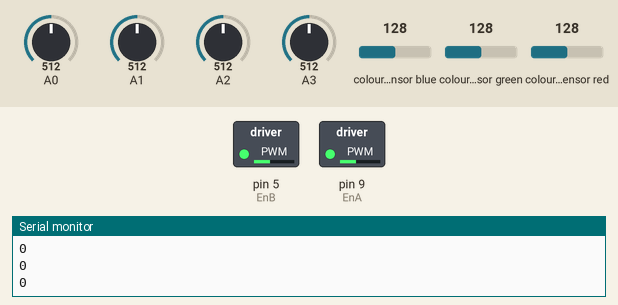
Recording of a sketch running on a simulated Arduino Uno, built with avr-gcc and run on an emulated ATmega328P. On the bench: switched loads named in the sketch (green lamp = pin HIGH), the last lines printed to the serial monitor. Wiring (inferred from the names in the program): TCS3200 colour sensor: output pin 4; S2 pin 3; S3 pin 2. The inputs (shaded band) are chosen by the test bench; at power-on: A0 = 512, A3 = 512, A2 = 512, A1 = 512, colour sensor blue 128, colour sensor green 128, colour sensor red 128. Pins used as bus, display or sensor lines are not drawn.

Above: at 12.4 s.
12.5 s: A0 set to 716
At 13.3 s:
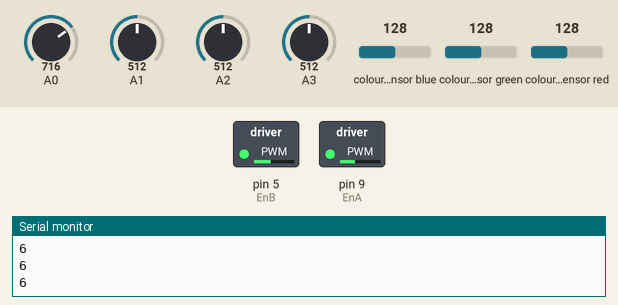
14.1 s: A3 set to 30
At 15.1 s:
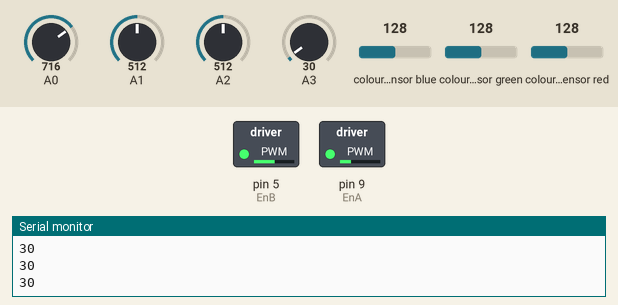
15.6 s: A2 set to 306
At 16.9 s:
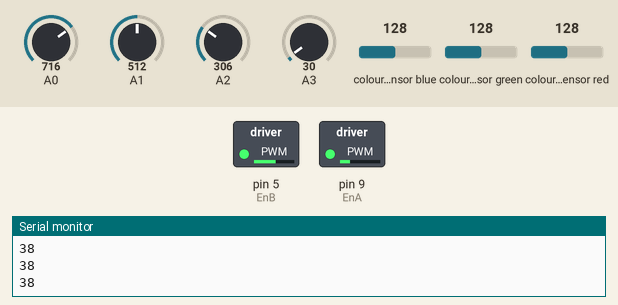
17.2 s: A1 set to 716
At 17.6 s:
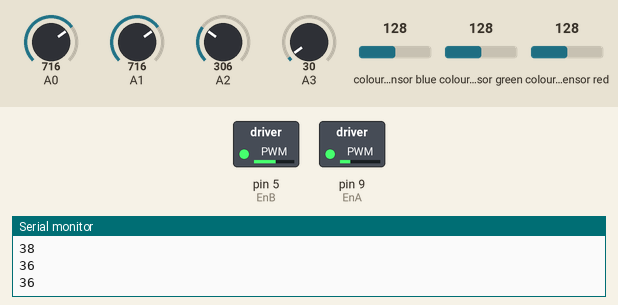
18.7 s: A2 set to 240
At 19.4 s:
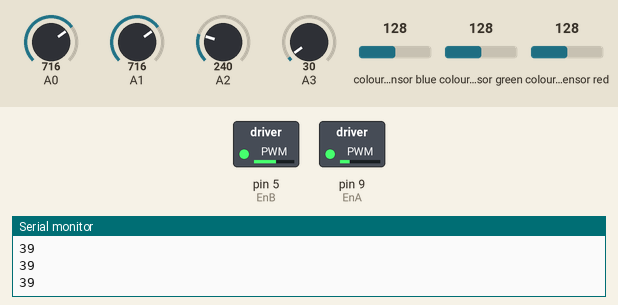
20.2 s: A3 set to 130
At 21.3 s:
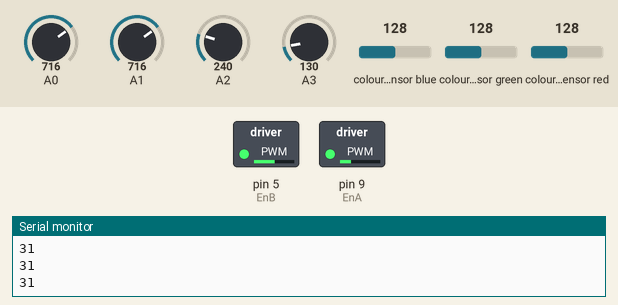
Timing chart, 0 to 22.7 s (numbered marks = the images above; inputs shaded):
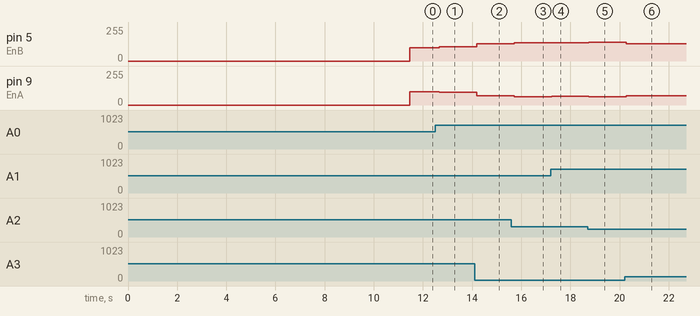

Measured:
- after the input at 12.5 s, pin 5 (EnB): 100/255 → 106/255 after 0.17 s; pin 9 (EnA): 100/255 → 94/255 after 0.17 s
- after the input at 14.1 s, pin 5 (EnB): 106/255 → 130/255 after 0.09 s; pin 9 (EnA): 94/255 → 70/255 after 0.09 s
- after the input at 15.6 s, pin 5 (EnB): 130/255 → 138/255 after 0.11 s; pin 9 (EnA): 70/255 → 62/255 after 0.11 s
- after the input at 17.2 s, pin 5 (EnB): 138/255 → 136/255 at once; pin 9 (EnA): 62/255 → 64/255 at once
- after the input at 18.7 s, pin 5 (EnB): 136/255 → 139/255 after 0.05 s; pin 9 (EnA): 64/255 → 61/255 after 0.05 s
- after the input at 20.2 s, pin 5 (EnB): 139/255 → 131/255 after 0.07 s; pin 9 (EnA): 61/255 → 69/255 after 0.07 s

The sketch:

thingymajig.ino
```cpp
#include <QTRSensors.h>

QTRSensors qtr;
const uint8_t SensorCount = 4;
uint16_t sensorValues[SensorCount];

const int EnA=9;
const int EnB=5;

const int S3=2;
const int S2=3;
const int OUT=4;

const int trig=8;
const int echo=7;

long cm;

void setup() {
Serial.begin(9600);
  Serial.println("Start");

  pinMode(EnA, OUTPUT);
  pinMode(EnB, OUTPUT);

  pinMode(S2, OUTPUT);
  pinMode(S3, OUTPUT);
  pinMode(OUT, INPUT);

  pinMode(trig, OUTPUT);
  pinMode(echo, INPUT);

  qtr.setTypeAnalog();
  qtr.setSensorPins((const uint8_t[]){A0, A1, A2, A3}, SensorCount);
  for (uint8_t i = 0; i < 250; i++)
  {
    qtr.calibrate();
    delay(20);
  }

  Serial.println("Calibrated");

}

void loop() {

  // white raw values 22 25 20
  // black raw values 121 146 115

  int green[] = {225, 116, 221};
  bool greenFlag[] = {false, false, false};

  int purple[] = {257, 72, 250};
  bool purpleFlag[] = {false, false, false};

  int yellow[] = {288, 245, 280};
  bool yellowFlag[] = {false, false, false};

  //red
  digitalWrite(S2,LOW);
  digitalWrite(S2,LOW);
  int redVar=pulseIn(OUT,LOW);
  redVar=map(redVar,22,121,255,0);
  //Serial.print(redVar);

  //comparing to colours R values
  if (abs(redVar-green[0])<10) {
    greenFlag[0]=true;
  } else if (abs(redVar-purple[0])<10) {
    purpleFlag[0]=true;
  } else if (abs(redVar-yellow[0])<10) {
    yellowFlag[0]=true;
  }
  delay(100);

  //green
  digitalWrite(S2,HIGH);
  digitalWrite(S3,HIGH);
  int greenVar=pulseIn(OUT,LOW);
  greenVar=map(greenVar,25,146,255,0);
  //Serial.print(greenVar);

  //comparing to colours G values
  if (abs(greenVar-green[1])<10) {
    greenFlag[1]=true;
  } else if (abs(greenVar-purple[1])<10) {
    purpleFlag[1]=true;
  } else if (abs(greenVar-yellow[1])<10) {
    yellowFlag[1]=true;
  }
  delay(100);

  //blue
  digitalWrite(S2,LOW);
  digitalWrite(S3,HIGH);
  int blueVar=pulseIn(OUT,LOW);
  blueVar=map(blueVar,20,115,255,0);
  //Serial.println(blueVar);

  //comparing to colours B values
  if (abs(blueVar-green[2])<10) {
    greenFlag[2]=true;
  } else if (abs(blueVar-purple[2])<10) {
    purpleFlag[2]=true;
  } else if (abs(blueVar-yellow[2])<10) {
    yellowFlag[2]=true;
  }

  //colour determination and printing
  if (greenFlag[0] && greenFlag[1] && greenFlag[2]){
    Serial.println("GREEN");
    damsel();
  } else if (purpleFlag[0] && purpleFlag[1] && purpleFlag[2]) {
    Serial.println("PURPLE");
    //rward();
  } else if (yellowFlag[0] && yellowFlag[1] && yellowFlag[2]) {
    Serial.println("YELLOW");
    //lward();
  }

  greenFlag[0] = false; greenFlag[1] = false; greenFlag[2] = false;
  purpleFlag[0] = false; purpleFlag[1] = false; purpleFlag[2] = false;
  yellowFlag[0] = false; yellowFlag[1] = false; yellowFlag[2] = false;

  int16_t position = qtr.readLineBlack(sensorValues);
  //Serial.println(position);
  int16_t corrVal = (1500-position)*0.05;//3000->-75, 0->75
  int16_t m1 = 100 + corrVal;
  int16_t m2 = 100 - corrVal;
  //Serial.print("Correction Value: ");
  Serial.println(corrVal);

  if (m1 < 0) { m1 = 0; }
  if (m2 < 0) { m2 = 0; }

  //left motor
  analogWrite(EnB, m1);
  //right motor
  analogWrite(EnA, m2);

  delay(100);
}

long microsecondsToCentimetres(long microseconds) { return microseconds / 29 / 2; }

/*void decodeDance (seqRaw) {
  char seq[64];
  seqRaw.toCharArray(seq, seqRaw.length());
  for (int i=0;i<seq.length();i++) {
    switch(seq[i]) {
      case 'F':
        fward();
        break;
      case 'B':
        bward();
        break;
      case 'L':
        lward();
        break;
      case 'R':
        rward();
        break;
    }
  }
}*/

void fward () {
  //right motor
  analogWrite(EnA, 100);
  //left motor
  analogWrite(EnB, 100);
  delay(500);
  analogWrite(EnA, 0);
  analogWrite(EnB, 0);
}

void bward () {
  //right motor
  analogWrite(EnA, 0);
  //left motor
  analogWrite(EnB, 255);
  delay(2000);
  //right motor
  analogWrite(EnA, 100);
  //left motor
  analogWrite(EnB, 100);
  delay(500);
  analogWrite(EnA, 0);
  analogWrite(EnB, 0);
}

void lward () {
  //right motor
  analogWrite(EnA, 0);
  //left motor
  analogWrite(EnB, 255);
  delay(500);
   //right motor
  analogWrite(EnA, 100);
  //left motor
  analogWrite(EnB, 100);
  delay(500);
  analogWrite(EnA, 0);
  analogWrite(EnB, 0);
}

void rward () {
  //right motor
  analogWrite(EnA, 255);
  //left motor
  analogWrite(EnB, 0);
  delay(500);
   //right motor
  analogWrite(EnA, 100);
  //left motor
  analogWrite(EnB, 100);
  delay(500);
  analogWrite(EnA, 0);
  analogWrite(EnB, 0);
}

void damsel () {

  int range[120];
  int pos=0;
  long duration;
  for (int i=0;i<120;i++) {
    analogWrite(EnA, 50);
    analogWrite(EnB, 0);
    delay(100);
    analogWrite(EnA, 0);
    digitalWrite(trig, LOW);
    delayMicroseconds(2);
    digitalWrite(trig, HIGH);
    delayMicroseconds(5);
    digitalWrite(trig, LOW);

    duration = pulseIn(echo, HIGH);

    //record and print time
    cm = microsecondsToCentimetres(duration);
    //Serial.print(cm);
    //Serial.println("cm");
    range[i]=cm;
    Serial.println(cm);
  }
  for (int j=0;j<120;j++) {
    if (range[pos]>range[j]) {
      pos=j;
    }
  }
  Serial.print("Position: ");
  Serial.print(pos);
  Serial.print(", Distance: ");
  Serial.println(range[pos]);

}
```
